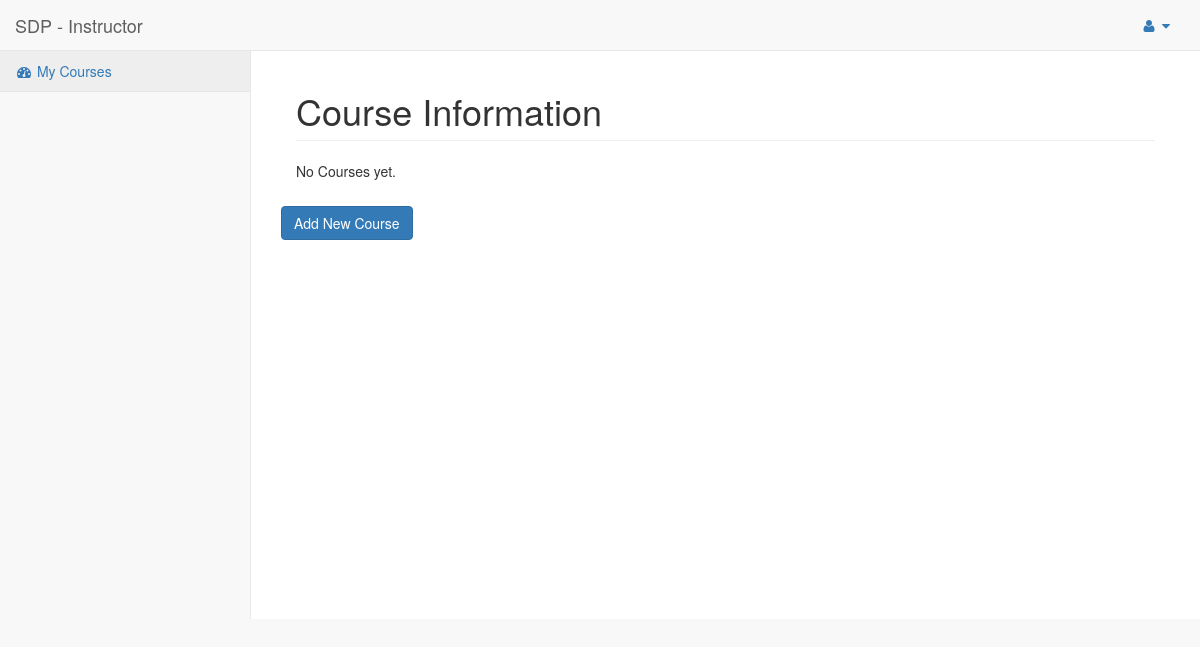
The app's page /SDP/instructor/ (signed in), older data.
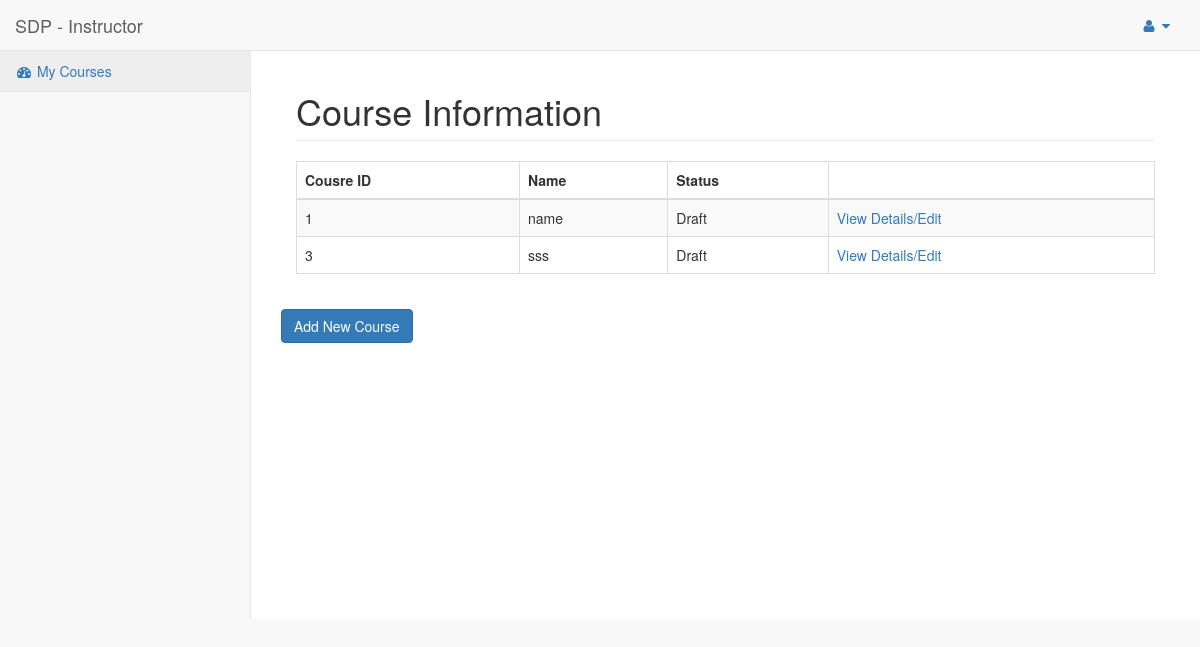
The same page, newer data.
### SDP/models.py (models this page shows, shortened)
class Course(models.Model):
	name = models.CharField(max_length=200)
	course_detail = models.TextField()
	OPEN = 'OP'
	DRAFT = 'DR'
	CLOSED = 'CL'
	STATUS_CHOICES = (
		(OPEN, 'Open'),
		(DRAFT, 'Draft'),
		(CLOSED, 'Closed'),
	)
	status = models.CharField(
		max_length=2,
		choices = STATUS_CHOICES,
		default = DRAFT,
	)
	category = models.ForeignKey(Category)
	instructor =  models.ForeignKey(User)

### SDP/views.py (the view)
# urls.py: url(r'^instructor/ins-course/(?P<course_id>\d+)/(?P<module_id>\d+)$', views.instructorcourse),
@login_required(login_url='/SDP/login')
@permission_required('SDP.instructor')
def instructor(request):
	user = request.user
	template = loader.get_template('instructor.html')
	courses = Course.objects.filter(instructor=user)
	for c in courses:
		if c.status == 'DR':
			c.status = "Draft"
		elif c.status == 'OP':
			c.status = "Open"
		elif c.status == 'CL':
			c.status = "Closed"
	context = {
		'courses': courses,
	}
	return HttpResponse(template.render(context, request))

### SDP/templates/instructor.html (shortened to what this page needs)
{% load static %}
<!DOCTYPE html>
<html lang="en">
<head>
    <link href="{% static 'vendor/bootstrap/css/bootstrap.min.css' %}" rel="stylesheet">
    <link href="{% static 'vendor/metisMenu/metisMenu.min.css' %}" rel="stylesheet">
    <link href="{% static 'dist/css/sb-admin-2.css' %}" rel="stylesheet">
    <link href="{% static 'vendor/morrisjs/morris.css' %}" rel="stylesheet">
    <link href="{% static 'vendor/font-awesome/css/font-awesome.min.css' %}" rel="stylesheet" type="text/css">
</head>
<body>
    <div id="wrapper">
        <nav class="navbar navbar-default navbar-static-top" role="navigation" style="margin-bottom: 0">
            <div class="navbar-header">
                <a class="navbar-brand" href="/SDP/instructor/">SDP - Instructor</a>
            </div>
            <ul class="nav navbar-top-links navbar-right">
                <li class="dropdown">
                    <a class="dropdown-toggle" data-toggle="dropdown" href="#">
                        <i class="fa fa-user fa-fw"></i> <i class="fa fa-caret-down"></i>
                    </a>
                </li>
            </ul>
            <div class="navbar-default sidebar" role="navigation">
                <div class="sidebar-nav navbar-collapse">
                    <ul class="nav" id="side-menu">
                        <li class="active">
                            <a href="/SDP/instructor/"><i class="fa fa-dashboard fa-fw"></i> My Courses</a>
                        </li>
                    </ul>
                </div>
            </div>
        </nav>
        <div id="page-wrapper">
            <div class="container-fluid">
                <div class="row">
                    <div class="col-lg-12">
                        <h1 class="page-header">Course Information</h1>
                    </div>
                <div>
                <div class="panel-body">
                        {% if courses %}
                             <table width="100%" class="table table-striped table-bordered table-hover" id="dataTables-example">
                                  <thead>
                                        <tr>
                                            <th>Cousre ID</th>
                                            <th>Name</th>
                                            <th>Status</th>
                                            <th></th>
                                        </tr>
                                    </thead>
                                    <tbody>
                            {% for c in courses %}
                                <tr>
                                    <td>{{ c.id }}</td>
                                    <td>{{ c.name }}</td>
                                    <td>{{ c.status }}</td>
                                    <td><a href="ins-course/{{ c.id }}/1">View Details/Edit</a></td>
                                </tr>
                            {% endfor %}
                                    </tbody>
                            </table>
                        {% else %}
                            <p>No Courses yet.</p>
                        {% endif %}
                    </div>
                </div>
            </div>
             <div class="row">
            <button class="btn btn-primary" onclick="window.location.href='addcourse'" >Add New Course</button>
            </div>
        </div>
    </div>
</body>
</html>

Row changes from the older to the newer data that the page shows:
added Course: id "1", name "name", status "Draft"
added Course: id "3", name "sss", status "Draft"
Text that changed along with them:
text no longer shown: "No Courses yet."
text now shown: "Cousre ID Name Status"
